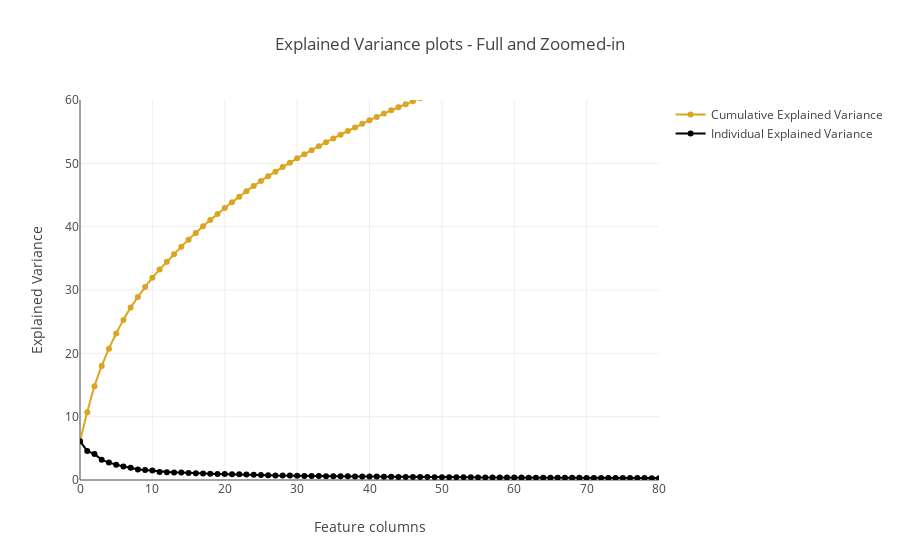

Notebook code cell kept with this figure:
### Code cell
trace1 = go.Scatter(
    x=np.arange(784), y=cum_var_exp, mode='lines+markers',
    name='Cumulative Explained Variance',
    line=dict(shape='spline', color='goldenrod'))
trace2 = go.Scatter(
    x=np.arange(784), y=var_exp, mode='lines+markers',
    name='Individual Explained Variance',
    line=dict(shape='linear', color='black'))

fig = tls.make_subplots()

fig.append_trace(trace1, 1, 1)
fig.append_trace(trace2, 1, 1)
fig.layout.title = 'Explained Variance plots - Full and Zoomed-in'
fig.layout.xaxis = dict(range=[0, 80], title='Feature columns')
fig.layout.yaxis = dict(range=[0, 60], title='Explained Variance')
py.iplot(fig, filename='inset example')
py.offline.plot(fig, filename='/home/vu/Workspace/teaching/pr/01-dimensionality-reduction/eigenvals.html')

### Figure 1 — Plotly figure (JSON) as saved in the notebook; plotly's stock layout.template omitted (floating-point values rounded to 4 significant figures; data arrays with more than 128 entries replaced by an {"elided": "..."} marker saying what was removed)
{"data": [{"line": {"color": "goldenrod", "shape": "spline"}, "mode": "lines+markers", "name": "Cumulative Explained Variance", "type": "scatter", "uid": "f3ca981d-6075-4f33-a69c-9055cbf2f48b", "x": {"elided": "784 int values"}, "xaxis": "x", "y": [6.133, 10.69, 14.81, 18.0, 20.74, 23.14, 25.28, 27.22, 28.9, 30.46, 31.94, 33.22, 34.45, 35.64, 36.83, 37.95, 39.02, 40.06, 41.05, 42.0, 42.94, 43.85, 44.74, 45.6, 46.41, 47.21, 47.97, 48.69, 49.41, 50.1, 50.79, 51.43, 52.08, 52.71, 53.32, 53.92, 54.52, 55.1, 55.67, 56.23, 56.79, 57.33, 57.85, 58.37, 58.86, 59.34, 59.82, 60.29, 60.76, 61.21, 61.65, 62.09, 62.52, 62.95, 63.37, 63.78, 64.18, 64.58, 64.98, 65.36, 65.73, 66.11, 66.48, 66.84, 67.2, 67.55, 67.9, 68.24, 68.58, 68.91, 69.24, 69.57, 69.9, 70.21, 70.53, 70.84, 71.15, 71.45, 71.75, 72.05, 72.34, 72.63, 72.91, 73.2, 73.48, 73.75, 74.03, 74.29, 74.56, 74.82, 75.08, 75.33, 75.59, 75.83, 76.08, 76.32, 76.56, 76.79, 77.02, 77.25], "yaxis": "y"}, {"line": {"color": "black", "shape": "linear"}, "mode": "lines+markers", "name": "Individual Explained Variance", "type": "scatter", "uid": "bb70b339-38aa-4415-a218-b5db2cab16dc", "x": {"elided": "784 int values"}, "xaxis": "x", "y": [6.133, 4.561, 4.119, 3.183, 2.747, 2.398, 2.142, 1.939, 1.674, 1.565, 1.481, 1.282, 1.226, 1.195, 1.19, 1.117, 1.065, 1.04, 0.9897, 0.9516, 0.9391, 0.9092, 0.8958, 0.8601, 0.8112, 0.7954, 0.7604, 0.7206, 0.7171, 0.6946, 0.686, 0.6479, 0.6439, 0.6319, 0.6091, 0.6044, 0.6004, 0.5803, 0.5688, 0.5597, 0.5578, 0.5348, 0.5236, 0.5162, 0.4907, 0.4852, 0.4749, 0.474, 0.4653, 0.4538, 0.4449, 0.4357, 0.434, 0.4293, 0.4212, 0.4095, 0.3999, 0.3976, 0.3935, 0.3807, 0.3789, 0.3766, 0.369, 0.3639, 0.3528, 0.3504, 0.3491, 0.3416, 0.3384, 0.3366, 0.3302, 0.3289, 0.323, 0.3181, 0.3159, 0.3125, 0.3075, 0.3057, 0.3003, 0.2946, 0.2903, 0.2883, 0.2851, 0.2841, 0.279, 0.2781, 0.2725, 0.2672, 0.2637, 0.2614, 0.2589, 0.2564, 0.2513, 0.2468, 0.2431, 0.2423, 0.2373, 0.2348, 0.2335, 0.2306], "yaxis": "y"}], "layout": {"title": {"text": "Explained Variance plots - Full and Zoomed-in"}, "xaxis": {"range": [0, 80], "title": {"text": "Feature columns"}}, "yaxis": {"range": [0, 60], "title": {"text": "Explained Variance"}}}}
